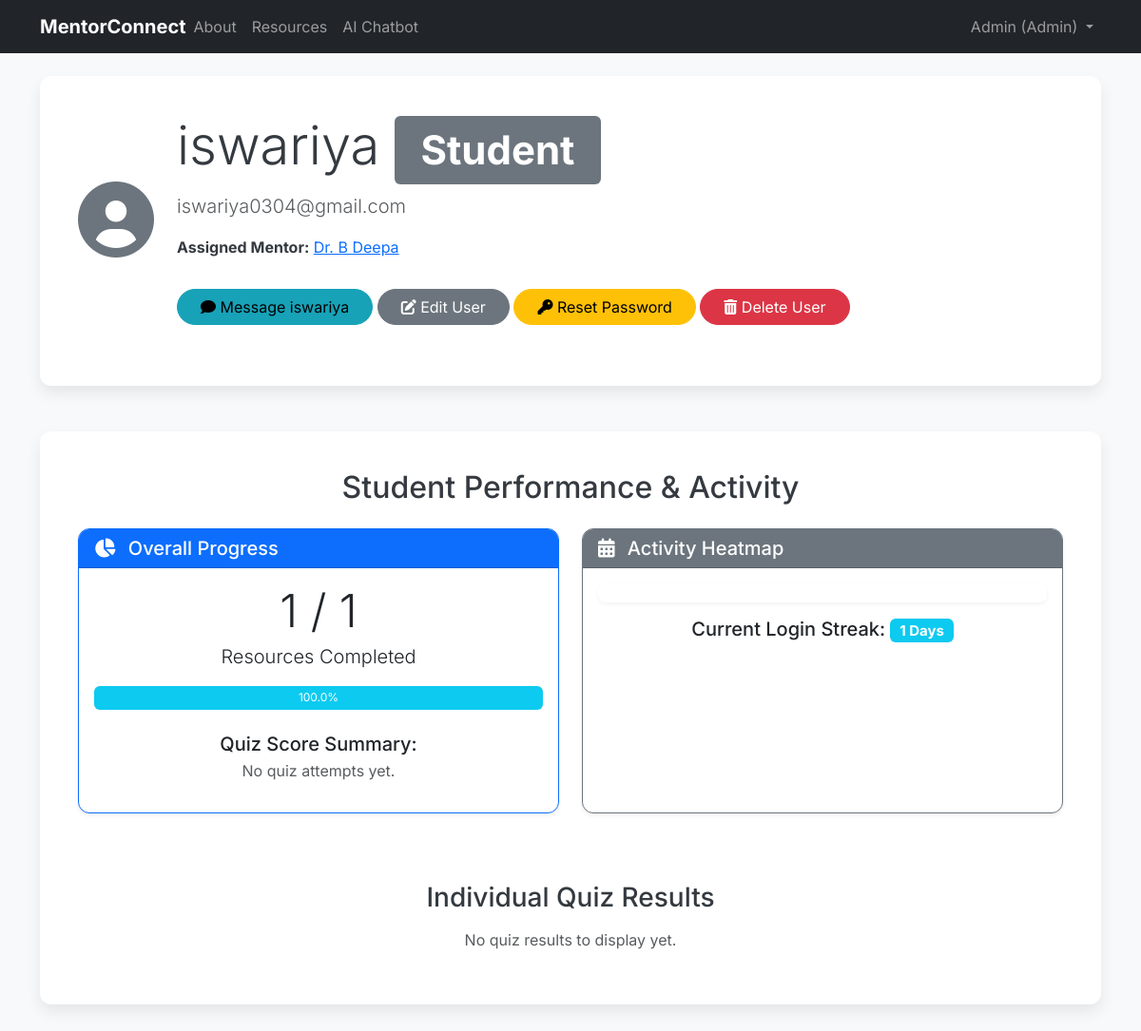
Page /profile/iswariya (signed in) on the committed database.
### app/models.py (models this page shows, shortened)
class User(db.Model, UserMixin):
    id = db.Column(db.Integer, primary_key=True)
    username = db.Column(db.String(20), unique=True, nullable=False)
    email = db.Column(db.String(120), unique=True, nullable=False)
    password = db.Column(db.String(60), nullable=False)
    role = db.Column(db.String(10), nullable=False, default='student') # 'admin', 'mentor', 'student'
    bio = db.Column(db.Text, nullable=True)
    expertise_areas = db.Column(db.String(200), nullable=True)
    contact_preference = db.Column(db.String(50), nullable=True)
    last_login = db.Column(db.DateTime, nullable=True) # For streak and heatmap
    last_activity = db.Column(db.DateTime, nullable=True) # For general activity tracking
    mentor_id = db.Column(db.Integer, db.ForeignKey('user.id'), nullable=True)
    students = db.relationship('User', foreign_keys=[mentor_id], backref=db.backref('assigned_mentor', remote_side=[id]), lazy='dynamic')
    sent_messages = db.relationship('Message', foreign_keys='Message.sender_id', backref='sender', lazy='dynamic')
    received_messages = db.relationship('Message', foreign_keys='Message.receiver_id', backref='receiver', lazy='dynamic')
    sessions_logged_as_mentor = db.relationship(
        'SessionLog',
        foreign_keys='SessionLog.mentor_id',
        backref='mentor_of_session',
        lazy='dynamic'
    )
    created_resources = db.relationship('Resource', backref='creator', lazy='dynamic')
    quizzes_created = db.relationship('Quiz', backref='creator', lazy='dynamic')
    resource_completions = db.relationship('StudentResourceCompletion', backref='student_user', lazy='dynamic')
    quiz_attempts = db.relationship('QuizAttempt', backref='student_user', lazy='dynamic')
    def is_admin(self):
        return self.role == 'admin'
    def is_student(self):
        return self.role == 'student'
    @hybrid_property
    def daily_activity_dates(self):
        login_dates = [self.last_login.date()] if self.last_login else []
        resource_dates = [rc.completed_at.date() for rc in self.resource_completions.all()]
        quiz_dates = [qa.attempt_date.date() for qa in self.quiz_attempts.all()]
        all_dates = sorted(list(set(login_dates + resource_dates + quiz_dates)))
        activity_counts = {}
        for d in all_dates:
            activity_counts[d.isoformat()] = activity_counts.get(d.isoformat(), 0) + 1 # Simple count, can be weighted
        return activity_counts
    def calculate_streak(self):
        activity_dates_str = self.daily_activity_dates # This will call the hybrid property to get processed dates
        if not activity_dates_str:
            return 0
        all_dates = sorted([datetime.fromisoformat(d).date() for d in activity_dates_str.keys()])
        if not all_dates:
            return 0
        today = date.today()
        has_today_activity = today in all_dates
        has_yesterday_activity = (today - timedelta(days=1)) in all_dates
        if not has_today_activity and not has_yesterday_activity:
            return 0 # No activity today or yesterday, streak broken
        streak = 0
        current_date = today if has_today_activity else (today - timedelta(days=1))
        if current_date not in all_dates: # This might happen if last activity was older
            return 0
        for i in range(len(all_dates) - 1, -1, -1):
            if all_dates[i] == current_date:
                streak += 1
                current_date -= timedelta(days=1)
            elif all_dates[i] < current_date:
                if all_dates[i] != (current_date + timedelta(days=1)): # Check for exact previous day
                     break
                else: # Consecutive day, continue
                    streak += 1
                    current_date -= timedelta(days=1)
            else: # Future date or already counted, skip
                continue
        return streak

### app/routes.py (the view, shortened to what this page needs)
@main.route("/profile/<string:username>")
@login_required
def user_profile(username):
    user = User.query.filter_by(username=username).first_or_404()
    if current_user.is_authenticated and current_user.id == user.id:
        user.last_activity = datetime.utcnow()
        db.session.commit()
    quiz_scores = []
    total_possible_score = 0
    modules_completed_count = user.resource_completions.count() # Count completed resources
    total_resources = Resource.query.count()
    if user.is_student():
        all_quizzes = Quiz.query.all()
        for quiz in all_quizzes:
            total_possible_score += quiz.questions.count() # Each question assumed to be 1 point
        quiz_attempts = user.quiz_attempts.order_by(QuizAttempt.attempt_date.desc()).all()
    heatmap_data = {}
    today = date.today()
    for i in range(365):
        d = today - timedelta(days=i)
        heatmap_data[d.isoformat()] = 0
    login_dates_query = db.session.query(User.last_login).filter(User.id == user.id, User.last_login != None).all()
    resource_completion_dates_query = db.session.query(StudentResourceCompletion.completed_at).filter(StudentResourceCompletion.student_id == user.id).all()
    quiz_attempt_dates_query = db.session.query(QuizAttempt.attempt_date).filter(QuizAttempt.student_id == user.id).all()
    for row in login_dates_query:
        if row.last_login:
            day_str = row.last_login.date().isoformat()
            heatmap_data[day_str] = heatmap_data.get(day_str, 0) + 1
    for row in resource_completion_dates_query:
        if row.completed_at:
            day_str = row.completed_at.date().isoformat()
            heatmap_data[day_str] = heatmap_data.get(day_str, 0) + 1
    for row in quiz_attempt_dates_query:
        if row.attempt_date:
            day_str = row.attempt_date.date().isoformat()
            heatmap_data[day_str] = heatmap_data.get(day_str, 0) + 1
    processed_heatmap_data = []
    for d_str, count in heatmap_data.items():
        d_obj = date.fromisoformat(d_str)
        if d_obj >= (today - timedelta(days=364)) and d_obj <= today:
             processed_heatmap_data.append({'date': d_str, 'value': count})
    login_streak = user.calculate_streak()
    return render_template('user_profile.html', user=user, title=f"{user.username}'s Profile",
                           quiz_scores=quiz_scores,
                           total_possible_score=total_possible_score,
                           modules_completed_count=modules_completed_count,
                           total_resources=total_resources,
                           heatmap_data=json.dumps(processed_heatmap_data),
                           login_streak=login_streak)

### app/templates/user_profile.html (shortened to what this page needs)
{% extends "base.html" %}
{% block content %}
    <div class="content-section mb-4">
        <div class="row align-items-center mb-4">
            <div class="col-md-auto text-center text-md-start">
                <i class="fas fa-user-circle fa-5x text-secondary"></i>
            </div>
            <div class="col-md">
                <h1 class="display-4">{{ user.username }} <span class="badge bg-secondary">{{ user.role | capitalize }}</span></h1>
                <p class="lead text-muted">{{ user.email }}</p>
                {% if user.is_student() and user.assigned_mentor %}
                    <p><strong>Assigned Mentor:</strong> <a href="{{ url_for('main.user_profile', username=user.assigned_mentor.username) }}">{{ user.assigned_mentor.username }}</a></p>
                {% elif user.is_mentor() and user.students.count() > 0 %}
                    <p><strong>Mentoring:</strong> {{ user.students.count() }} students</p>
                {% endif %}
                {% if current_user.is_authenticated and current_user.id != user.id %}
                    <a href="{{ url_for('main.messages', other_user_id=user.id) }}" class="btn btn-info rounded-pill mt-3 px-4">
                        <i class="fas fa-comment"></i> Message {{ user.username }}
                    </a>
                {% endif %}
                {% if current_user.is_admin() and current_user.id != user.id %}
                    <a href="{{ url_for('main.edit_user', user_id=user.id) }}" class="btn btn-secondary rounded-pill mt-3 px-4">
                        <i class="fas fa-edit"></i> Edit User
                    </a>
                    <a href="{{ url_for('main.set_user_password', user_id=user.id) }}" class="btn btn-warning rounded-pill mt-3 px-4">
                        <i class="fas fa-key"></i> Reset Password
                    </a>
                    <form action="{{ url_for('main.delete_user', user_id=user.id) }}" method="POST" onsubmit="return confirm('Are you sure you want to delete this user? This cannot be undone and will delete all associated data.');" class="d-inline">
                        <button type="submit" class="btn btn-danger rounded-pill mt-3 px-4">
                            <i class="fas fa-trash-alt"></i> Delete User
                        </button>
                    </form>
                {% endif %}
            </div>
        </div>
    </div>
    {% if user.is_student() %}
        <div class="content-section mt-5">
            <h2 class="mb-4 text-center">Student Performance & Activity</h2>
            <div class="row">
                <div class="col-md-6 mb-4">
                    <div class="card h-100 shadow-sm border-primary">
                        <div class="card-header bg-primary text-white">
                            <h5 class="mb-0"><i class="fas fa-chart-pie me-2"></i> Overall Progress</h5>
                        </div>
                        <div class="card-body text-center">
                            <p class="display-5 mb-1">
                                {{ modules_completed_count }} / {{ total_resources }}
                            </p>
                            <p class="lead">Resources Completed</p>
                            {% if total_resources > 0 %}
                                {% set resource_completion_percentage = (modules_completed_count / total_resources) * 100 %}
                                <div class="progress" role="progressbar" aria-label="Resource Completion" aria-valuenow="{{ resource_completion_percentage }}" aria-valuemin="0" aria-valuemax="100" style="height: 25px;">
                                    <div class="progress-bar bg-info" style="width: {{ resource_completion_percentage }}%">{{ resource_completion_percentage | round(1) }}%</div>
                                </div>
                            {% else %}
                                <p class="text-muted">No resources available to complete.</p>
                            {% endif %}
                            <h5 class="mt-4 mb-1">Quiz Score Summary:</h5>
                            {% if quiz_scores %}
                                {% set overall_score = 0 %}
                                {% set overall_total = 0 %}
                                {% for score_data in quiz_scores %}
                                    {% set overall_score = overall_score + score_data.score %}
                                    {% set overall_total = overall_total + score_data.total %}
                                {% endfor %}
                                {% if overall_total > 0 %}
                                    {% set overall_percentage = (overall_score / overall_total) * 100 %}
                                    <p class="display-5 mb-1">{{ overall_score }} / {{ overall_total }}</p>
                                    <p class="lead">Total Quiz Points Earned</p>
                                    <div class="progress" role="progressbar" aria-label="Overall Quiz Score" aria-valuenow="{{ overall_percentage }}" aria-valuemin="0" aria-valuemax="100" style="height: 25px;">
                                        <div class="progress-bar bg-warning text-dark" style="width: {{ overall_percentage }}%">{{ overall_percentage | round(1) }}%</div>
                                    </div>
                                {% else %}
                                    <p class="text-muted">No quiz attempts yet.</p>
                                {% endif %}
                                <a href="{{ url_for('main.student_dashboard') }}" class="btn btn-outline-primary rounded-pill mt-3"><i class="fas fa-question-circle me-2"></i> View Quizzes</a>
                            {% else %}
                                <p class="text-muted">No quiz attempts yet.</p>
                            {% endif %}
                        </div>
                    </div>
                </div>
                <div class="col-md-6 mb-4">
                    <div class="card h-100 shadow-sm border-secondary">
                        <div class="card-header bg-secondary text-white">
                            <h5 class="mb-0"><i class="fas fa-calendar-alt me-2"></i> Activity Heatmap</h5>
                        </div>
                        <div class="card-body">
                            <div id="heatmap-container" class="w-100 overflow-auto">
                            </div>
                            <h5 class="text-center mt-3">Current Login Streak: <span class="badge bg-info">{{ login_streak }} Days</span></h5>
                        </div>
                    </div>
                </div>
            </div>
            <div class="mt-5">
                <h3 class="mb-3 text-center">Individual Quiz Results</h3>
                {% if quiz_scores %}
                    <div class="list-group">
                        {% for score_data in quiz_scores %}
                            <div class="list-group-item d-flex justify-content-between align-items-center">
                                <div>
                                    <h5 class="mb-1">{{ score_data.quiz_title }}</h5>
                                    <small class="text-muted">Score: {{ score_data.score }} / {{ score_data.total }} ({{ score_data.percentage | round(1) }}%)</small>
                                </div>
                                <a href="{{ url_for('main.view_quiz_attempt', attempt_id=loop.index0 + 1) }}" class="btn btn-sm btn-outline-primary rounded-pill">View Details</a>
                            </div>
                        {% endfor %}
                    </div>
                {% else %}
                    <p class="text-muted text-center">No quiz results to display yet.</p>
                {% endif %}
            </div>
        </div>
    {% endif %}
{% endblock content %}

### app/templates/base.html (shortened to what this page needs)
<!DOCTYPE html>
<html lang="en">
<head>
    <link href="https://cdn.jsdelivr.net/npm/bootstrap@5.3.0/dist/css/bootstrap.min.css" rel="stylesheet">
    <link rel="stylesheet" href="https://cdnjs.cloudflare.com/ajax/libs/font-awesome/6.0.0-beta3/css/all.min.css">
    <link rel="stylesheet" href="{{ url_for('static', filename='css/style.css') }}">
</head>
<body>
    <header class="site-header mb-4">
        <nav class="navbar navbar-expand-lg navbar-dark bg-dark">
            <div class="container">
                <a class="navbar-brand me-auto" href="{{ url_for('main.home') }}">MentorConnect</a>
                <div class="collapse navbar-collapse" id="navbarNav">
                    <ul class="navbar-nav me-auto">
                        <li class="nav-item">
                            <a class="nav-link" href="{{ url_for('main.about') }}">About</a>
                        </li>
                        <li class="nav-item">
                            <a class="nav-link" href="{{ url_for('main.view_resources') }}">Resources</a>
                        </li>
                        <li class="nav-item">
                            <a class="nav-link" href="{{ url_for('main.chatbot_page') }}">AI Chatbot</a>
                        </li>
                    </ul>
                    <ul class="navbar-nav">
                        {% if current_user.is_authenticated %}
                            <li class="nav-item dropdown">
                                <a class="nav-link dropdown-toggle" href="#" id="navbarDropdown" role="button" data-bs-toggle="dropdown" aria-expanded="false">
                                    {{ current_user.username }} ({{ current_user.role | capitalize }})
                                </a>
                            </li>
                        {% endif %}
                    </ul>
                </div>
            </div>
        </nav>
    </header>
    <main role="main" class="container">
        {% block content %}{% endblock %}
    </main>
</body>
</html>

### rows in the picture
User: username "Admin", role "Admin"
User: username "iswariya", role "Student", email "iswariya0304@gmail.com"
User: assigned_mentor.username "Dr. B Deepa"

### other values in the picture
{{ modules_completed_count }} "1"
{{ total_resources }} "1"
{{ resource_completion_percentage | round(1) }} "100.0"
{{ login_streak }} "1"
